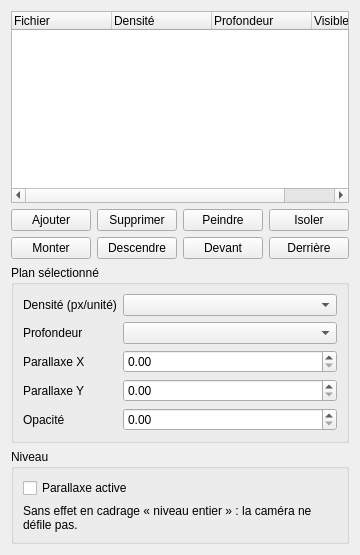
<?xml version="1.0" encoding="UTF-8"?>
<ui version="4.0">
 <class>PlanesPanel</class>
 <!-- Panneau « Plans » (LOT-69 TACHE-08, EX-EDIT-047) : liste ordonnée des plans picturaux du
      niveau, et réglages du plan sélectionné.
      La liste est ORDONNÉE et son ordre est significatif : c'est lui qui décide de la
      superposition à l'intérieur d'une profondeur. D'où les boutons Monter/Descendre plutôt qu'un
      tri de colonne, qui laisserait croire que l'ordre est un confort d'affichage.
      Les libellés posés ici sont des repères pour Qt Designer : retranslateUi les remplace tous
      (EX-REN-033). -->
 <widget class="QWidget" name="PlanesPanel">
  <layout class="QVBoxLayout" name="verticalLayout">
   <item>
    <widget class="QTreeWidget" name="planeTree">
     <property name="rootIsDecorated"><bool>false</bool></property>
     <property name="uniformRowHeights"><bool>true</bool></property>
     <property name="alternatingRowColors"><bool>true</bool></property>
     <column><property name="text"><string>Fichier</string></property></column>
     <column><property name="text"><string>Densité</string></property></column>
     <column><property name="text"><string>Profondeur</string></property></column>
     <column><property name="text"><string>Visible</string></property></column>
    </widget>
   </item>
   <!-- Cycle de vie et ordre : deux gestes distincts, deux rangées distinctes. -->
   <item>
    <layout class="QHBoxLayout" name="lifecycleLayout">
     <item>
      <widget class="QPushButton" name="addButton">
       <property name="text"><string>Ajouter</string></property>
      </widget>
     </item>
     <item>
      <widget class="QPushButton" name="removeButton">
       <property name="text"><string>Supprimer</string></property>
      </widget>
     </item>
     <item>
      <widget class="QPushButton" name="paintButton">
       <property name="text"><string>Peindre</string></property>
      </widget>
     </item>
     <item>
      <widget class="QPushButton" name="isolateButton">
       <property name="text"><string>Isoler</string></property>
       <property name="checkable"><bool>true</bool></property>
      </widget>
     </item>
    </layout>
   </item>
   <item>
    <layout class="QHBoxLayout" name="orderLayout">
     <item>
      <widget class="QPushButton" name="forwardButton">
       <property name="text"><string>Monter</string></property>
      </widget>
     </item>
     <item>
      <widget class="QPushButton" name="backwardButton">
       <property name="text"><string>Descendre</string></property>
      </widget>
     </item>
     <item>
      <widget class="QPushButton" name="frontButton">
       <property name="text"><string>Devant</string></property>
      </widget>
     </item>
     <item>
      <widget class="QPushButton" name="behindButton">
       <property name="text"><string>Derrière</string></property>
      </widget>
     </item>
    </layout>
   </item>
   <!-- Réglages du plan sélectionné. Les champs numériques émettent sur editingFinished, jamais
        sur valueChanged : taper « 0.75 » empilerait sinon quatre pas d'annulation (leçon du
        LOT-67). -->
   <item>
    <widget class="QGroupBox" name="settingsGroup">
     <property name="title"><string>Plan sélectionné</string></property>
     <layout class="QFormLayout" name="settingsLayout">
      <item row="0" column="0">
       <widget class="QLabel" name="densityLabel">
        <property name="text"><string>Densité (px/unité)</string></property>
       </widget>
      </item>
      <item row="0" column="1">
       <widget class="QComboBox" name="densityCombo"/>
      </item>
      <item row="1" column="0">
       <widget class="QLabel" name="depthLabel">
        <property name="text"><string>Profondeur</string></property>
       </widget>
      </item>
      <item row="1" column="1">
       <widget class="QComboBox" name="depthCombo"/>
      </item>
      <item row="2" column="0">
       <widget class="QLabel" name="parallaxXLabel">
        <property name="text"><string>Parallaxe X</string></property>
       </widget>
      </item>
      <item row="2" column="1">
       <widget class="QDoubleSpinBox" name="parallaxXSpin">
        <property name="minimum"><double>0.000000000000000</double></property>
        <property name="maximum"><double>4.000000000000000</double></property>
        <property name="singleStep"><double>0.050000000000000</double></property>
        <property name="decimals"><number>2</number></property>
       </widget>
      </item>
      <item row="3" column="0">
       <widget class="QLabel" name="parallaxYLabel">
        <property name="text"><string>Parallaxe Y</string></property>
       </widget>
      </item>
      <item row="3" column="1">
       <widget class="QDoubleSpinBox" name="parallaxYSpin">
        <property name="minimum"><double>0.000000000000000</double></property>
        <property name="maximum"><double>4.000000000000000</double></property>
        <property name="singleStep"><double>0.050000000000000</double></property>
        <property name="decimals"><number>2</number></property>
       </widget>
      </item>
      <item row="4" column="0">
       <widget class="QLabel" name="opacityLabel">
        <property name="text"><string>Opacité</string></property>
       </widget>
      </item>
      <item row="4" column="1">
       <widget class="QDoubleSpinBox" name="opacitySpin">
        <property name="minimum"><double>0.000000000000000</double></property>
        <property name="maximum"><double>1.000000000000000</double></property>
        <property name="singleStep"><double>0.050000000000000</double></property>
        <property name="decimals"><number>2</number></property>
       </widget>
      </item>
     </layout>
    </widget>
   </item>
   <!-- Drapeau du NIVEAU, pas du plan : d'où son groupe distinct. Grisé en cadrage « niveau
        entier », où le moteur neutralise la parallaxe — sans quoi cocher la case ne produirait
        rien de visible, ce qui se lirait comme un défaut. -->
   <item>
    <widget class="QGroupBox" name="levelGroup">
     <property name="title"><string>Niveau</string></property>
     <layout class="QVBoxLayout" name="levelLayout">
      <item>
       <widget class="QCheckBox" name="parallaxCheck">
        <property name="text"><string>Parallaxe active</string></property>
       </widget>
      </item>
      <item>
       <widget class="QLabel" name="parallaxHint">
        <property name="text"><string>Sans effet en cadrage « niveau entier » : la caméra ne défile pas.</string></property>
        <property name="wordWrap"><bool>true</bool></property>
       </widget>
      </item>
     </layout>
    </widget>
   </item>
  </layout>
 </widget>
 <resources/>
 <connections/>
</ui>
